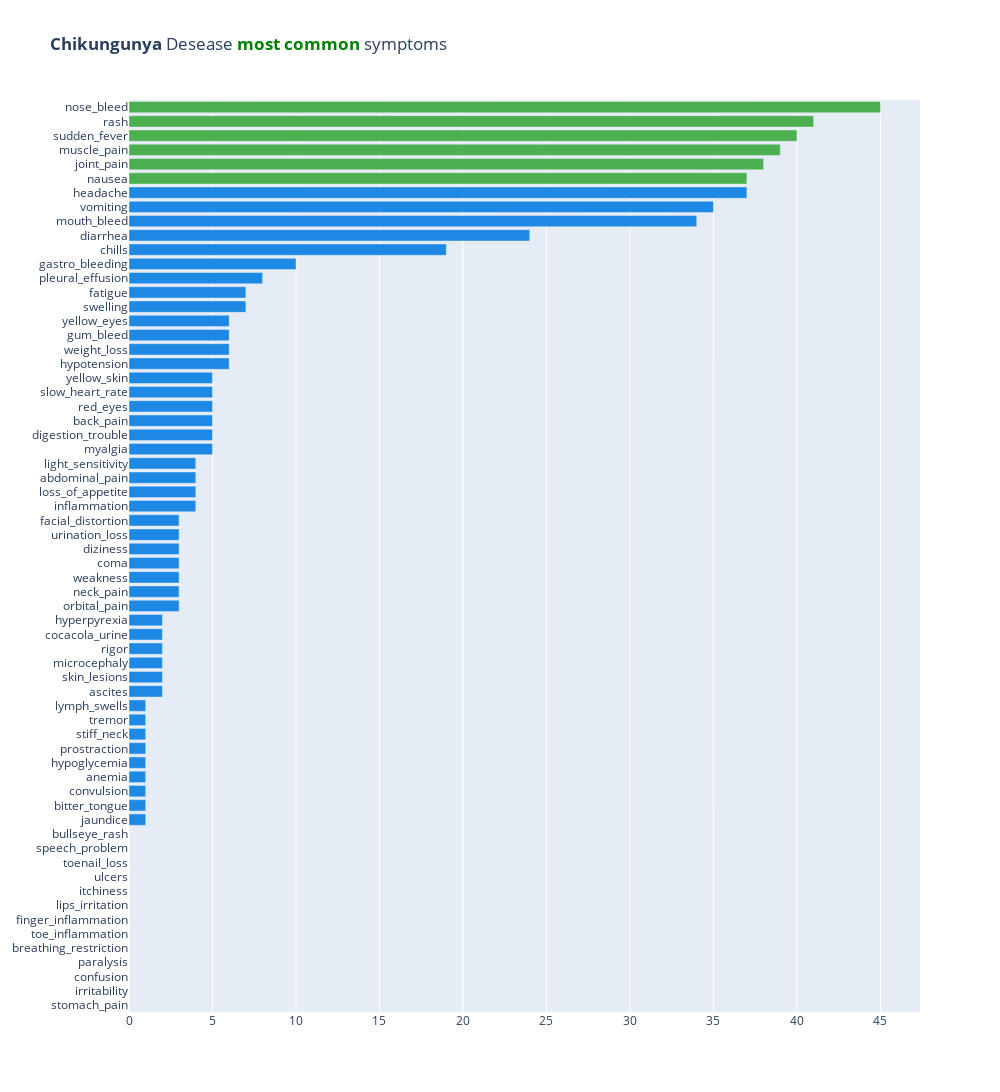

The notebook cell saved with this chart:
### Code cell
def show_sums_plot(index):
    sums_0 = sums.iloc[index]
    sums_0 = zip(sums_0.index, sums_0.values)
    sums_0 = sorted(sums_0, key=lambda x: x[1], reverse=False)
    sums_0 = list(zip(*sums_0))    # Horizontal bar chart
    colors = []
    for i in range(len(sums_0[0])):
        if i <= 5:
            colors.append("#4CAF50")
        else:
            colors.append("#1E88E5")
        
    colors.reverse()
            

    figure = go.Figure(
        data=[go.Bar(y=sums_0[0], x=sums_0[1], orientation='h', marker_color=colors)])


    figure.update_layout(
        width=1000,
        height=1200,
        title=f"<b>{' '.join(sums.index[index].split('_')).capitalize()}</b> Desease <b style='color:green'>most common</b> symptoms"
    )

    return figure

figure = show_sums_plot(0)
figure.show()

### Figure 1 — Plotly figure (JSON) as saved in the notebook; plotly's stock layout.template omitted (floating-point values rounded to 4 significant figures)
{"data": [{"marker": {"color": ["#1E88E5", "#1E88E5", "#1E88E5", "#1E88E5", "#1E88E5", "#1E88E5", "#1E88E5", "#1E88E5", "#1E88E5", "#1E88E5", "#1E88E5", "#1E88E5", "#1E88E5", "#1E88E5", "#1E88E5", "#1E88E5", "#1E88E5", "#1E88E5", "#1E88E5", "#1E88E5", "#1E88E5", "#1E88E5", "#1E88E5", "#1E88E5", "#1E88E5", "#1E88E5", "#1E88E5", "#1E88E5", "#1E88E5", "#1E88E5", "#1E88E5", "#1E88E5", "#1E88E5", "#1E88E5", "#1E88E5", "#1E88E5", "#1E88E5", "#1E88E5", "#1E88E5", "#1E88E5", "#1E88E5", "#1E88E5", "#1E88E5", "#1E88E5", "#1E88E5", "#1E88E5", "#1E88E5", "#1E88E5", "#1E88E5", "#1E88E5", "#1E88E5", "#1E88E5", "#1E88E5", "#1E88E5", "#1E88E5", "#1E88E5", "#1E88E5", "#1E88E5", "#4CAF50", "#4CAF50", "#4CAF50", "#4CAF50", "#4CAF50", "#4CAF50"]}, "orientation": "h", "type": "bar", "x": [0, 0, 0, 0, 0, 0, 0, 0, 0, 0, 0, 0, 0, 1, 1, 1, 1, 1, 1, 1, 1, 1, 2, 2, 2, 2, 2, 2, 3, 3, 3, 3, 3, 3, 3, 4, 4, 4, 4, 5, 5, 5, 5, 5, 5, 6, 6, 6, 6, 7, 7, 8, 10, 19, 24, 34, 35, 37, 37, 38, 39, 40, 41, 45], "y": ["stomach_pain", "irritability", "confusion", "paralysis", "breathing_restriction", "toe_inflammation", "finger_inflammation", "lips_irritation", "itchiness", "ulcers", "toenail_loss", "speech_problem", "bullseye_rash", "jaundice", "bitter_tongue", "convulsion", "anemia", "hypoglycemia", "prostraction", "stiff_neck", "tremor", "lymph_swells", "ascites", "skin_lesions", "microcephaly", "rigor", "cocacola_urine", "hyperpyrexia", "orbital_pain", "neck_pain", "weakness", "coma", "diziness", "urination_loss", "facial_distortion", "inflammation", "loss_of_appetite", "abdominal_pain", "light_sensitivity", "myalgia", "digestion_trouble", "back_pain", "red_eyes", "slow_heart_rate", "yellow_skin", "hypotension", "weight_loss", "gum_bleed", "yellow_eyes", "swelling", "fatigue", "pleural_effusion", "gastro_bleeding", "chills", "diarrhea", "mouth_bleed", "vomiting", "headache", "nausea", "joint_pain", "muscle_pain", "sudden_fever", "rash", "nose_bleed"]}], "layout": {"height": 1200, "title": {"text": "<b>Chikungunya</b> Desease <b style='color:green'>most common</b> symptoms"}, "width": 1000}}
